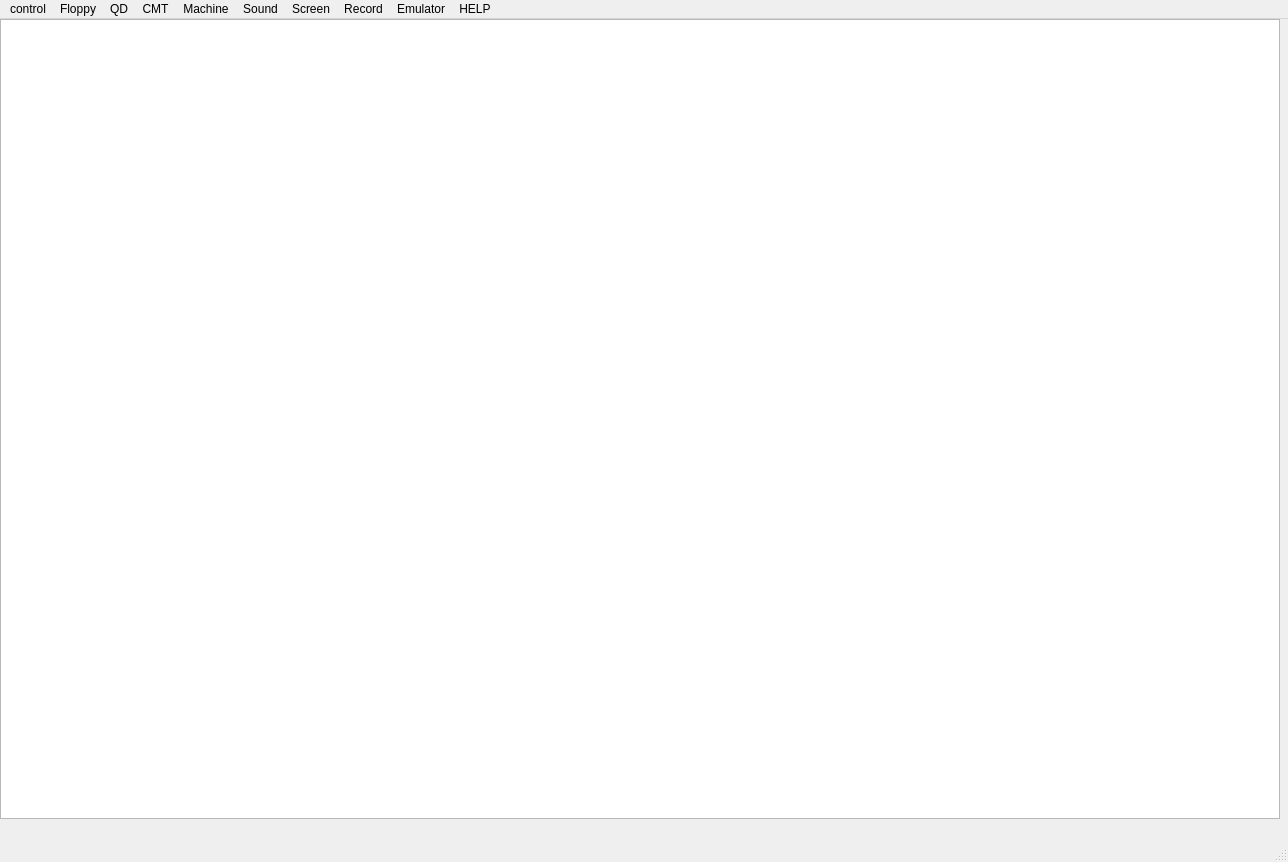
<?xml version="1.0" encoding="UTF-8"?>
<ui version="4.0">
 <class>MainWindow</class>
 <widget class="QMainWindow" name="MainWindow">
  <property name="geometry">
   <rect>
    <x>0</x>
    <y>0</y>
    <width>1288</width>
    <height>862</height>
   </rect>
  </property>
  <property name="windowTitle">
   <string>MainWindow</string>
  </property>
  <widget class="QWidget" name="centralwidget">
   <widget class="QGraphicsView" name="graphicsView">
    <property name="geometry">
     <rect>
      <x>0</x>
      <y>0</y>
      <width>1280</width>
      <height>800</height>
     </rect>
    </property>
   </widget>
  </widget>
  <widget class="QStatusBar" name="statusbar"/>
  <widget class="QMenuBar" name="menubar">
   <property name="geometry">
    <rect>
     <x>0</x>
     <y>0</y>
     <width>1288</width>
     <height>27</height>
    </rect>
   </property>
   <widget class="QMenu" name="menuControl">
    <property name="title">
     <string>control</string>
    </property>
    <widget class="QMenu" name="menuState">
     <property name="title">
      <string>State</string>
     </property>
     <addaction name="actionSave_State"/>
     <addaction name="separator"/>
     <addaction name="actionLoad_State"/>
    </widget>
    <widget class="QMenu" name="menuCopy_Paste">
     <property name="title">
      <string>Copy/Paste</string>
     </property>
     <addaction name="actionPaste_from_Clipboard"/>
     <addaction name="actionStop_Pasting"/>
    </widget>
    <widget class="QMenu" name="menuCpu_Speed">
     <property name="title">
      <string>Cpu Speed</string>
     </property>
     <addaction name="actionSpeed_x1"/>
     <addaction name="actionSpeed_x2"/>
     <addaction name="actionSpeed_x4"/>
     <addaction name="actionSpeed_x8"/>
     <addaction name="actionSpeed_x16"/>
    </widget>
    <widget class="QMenu" name="menuDebugger">
     <property name="title">
      <string>Debugger</string>
     </property>
     <addaction name="actionDebugger_1"/>
     <addaction name="actionDebugger_2"/>
     <addaction name="actionDebugger_3"/>
     <addaction name="separator"/>
     <addaction name="actionClose_Debuggers"/>
    </widget>
    <addaction name="actionReset"/>
    <addaction name="actionSpecial_Reset"/>
    <addaction name="separator"/>
    <addaction name="menuCpu_Speed"/>
    <addaction name="separator"/>
    <addaction name="menuCopy_Paste"/>
    <addaction name="separator"/>
    <addaction name="menuState"/>
    <addaction name="menuDebugger"/>
    <addaction name="separator"/>
    <addaction name="actionExit_Emulator"/>
   </widget>
   <widget class="QMenu" name="menuFD0">
    <property name="title">
     <string>Floppy</string>
    </property>
    <widget class="QMenu" name="menuWrite_Protection_FD0">
     <property name="title">
      <string>Write Protection</string>
     </property>
     <addaction name="actionProtection_ON_FD0"/>
     <addaction name="actionProtection_OFF_FD0"/>
    </widget>
    <addaction name="actionInsert_FD0"/>
    <addaction name="actionEject_FD0"/>
    <addaction name="separator"/>
    <addaction name="actionRecent_Opened_FD0"/>
    <addaction name="separator"/>
    <addaction name="actionSelect_D88_Image_FD0"/>
    <addaction name="separator"/>
    <addaction name="menuWrite_Protection_FD0"/>
   </widget>
   <widget class="QMenu" name="menuQD0">
    <property name="title">
     <string>QD</string>
    </property>
    <widget class="QMenu" name="menuWrite_Protection_QD0">
     <property name="title">
      <string>Write Protection</string>
     </property>
     <addaction name="actionProtection_ON_QD0"/>
     <addaction name="actionProtection_OFF_QD0"/>
    </widget>
    <addaction name="actionInsert_QD0"/>
    <addaction name="actionEject_QD0"/>
    <addaction name="separator"/>
    <addaction name="actionResent_Images_QD0"/>
    <addaction name="separator"/>
    <addaction name="menuWrite_Protection_QD0"/>
   </widget>
   <widget class="QMenu" name="menuCMT">
    <property name="title">
     <string>CMT</string>
    </property>
    <widget class="QMenu" name="menuWrite_Protection_3">
     <property name="title">
      <string>Write Protection</string>
     </property>
     <addaction name="actionProtection_ON_CMT"/>
     <addaction name="actionProtection_OFF_CMT"/>
    </widget>
    <addaction name="actionInsert"/>
    <addaction name="actionEject_3"/>
    <addaction name="separator"/>
    <addaction name="actionPlay_Start"/>
    <addaction name="actionPlay_Stop"/>
    <addaction name="separator"/>
    <addaction name="actionRecording"/>
    <addaction name="separator"/>
    <addaction name="menuWrite_Protection_3"/>
   </widget>
   <widget class="QMenu" name="menuScreen">
    <property name="title">
     <string>Screen</string>
    </property>
    <widget class="QMenu" name="menuStretch_Mode">
     <property name="title">
      <string>Stretch Mode</string>
     </property>
     <addaction name="actionDot_by_Dot"/>
     <addaction name="actionKeep_Aspect"/>
     <addaction name="actionFill_Display"/>
    </widget>
    <addaction name="actionZoom"/>
    <addaction name="actionDisplay_Mode"/>
    <addaction name="separator"/>
    <addaction name="menuStretch_Mode"/>
    <addaction name="separator"/>
    <addaction name="actionScanLine"/>
    <addaction name="actionCRT_Filter"/>
   </widget>
   <widget class="QMenu" name="menuSound">
    <property name="title">
     <string>Sound</string>
    </property>
    <widget class="QMenu" name="menuOutput_Frequency">
     <property name="title">
      <string>Output Frequency</string>
     </property>
     <addaction name="action2000Hz"/>
     <addaction name="action4000Hz"/>
     <addaction name="action8000Hz"/>
     <addaction name="action11025Hz"/>
     <addaction name="action22050Hz"/>
     <addaction name="action44100Hz"/>
     <addaction name="action48000Hz"/>
     <addaction name="action96000Hz"/>
    </widget>
    <widget class="QMenu" name="menuSound_Latency">
     <property name="title">
      <string>Sound Latency</string>
     </property>
     <addaction name="action50ms"/>
     <addaction name="action100ms"/>
     <addaction name="action200ms"/>
     <addaction name="action300ms"/>
     <addaction name="action400ms"/>
    </widget>
    <addaction name="menuOutput_Frequency"/>
    <addaction name="menuSound_Latency"/>
   </widget>
   <widget class="QMenu" name="menuFrequency">
    <property name="title">
     <string>Machine</string>
    </property>
   </widget>
   <widget class="QMenu" name="menuRecord">
    <property name="title">
     <string>Record</string>
    </property>
    <widget class="QMenu" name="menuRecord_sound">
     <property name="title">
      <string>Record sound</string>
     </property>
     <addaction name="actionStart_Record"/>
     <addaction name="actionStop_Record"/>
    </widget>
    <widget class="QMenu" name="menuRecoad_as_movie">
     <property name="title">
      <string>Recoad as movie</string>
     </property>
     <addaction name="actionStart_Record_Movie"/>
     <addaction name="actionStop_Record_Movie"/>
    </widget>
    <addaction name="actionCapture_Screen"/>
    <addaction name="separator"/>
    <addaction name="menuRecoad_as_movie"/>
    <addaction name="separator"/>
    <addaction name="menuRecord_sound"/>
   </widget>
   <widget class="QMenu" name="menuEmulator">
    <property name="title">
     <string>Emulator</string>
    </property>
   </widget>
   <widget class="QMenu" name="menuHELP">
    <property name="title">
     <string>HELP</string>
    </property>
    <addaction name="actionAbout"/>
    <addaction name="separator"/>
   </widget>
   <addaction name="menuControl"/>
   <addaction name="menuFD0"/>
   <addaction name="menuQD0"/>
   <addaction name="menuCMT"/>
   <addaction name="menuFrequency"/>
   <addaction name="menuSound"/>
   <addaction name="menuScreen"/>
   <addaction name="menuRecord"/>
   <addaction name="menuEmulator"/>
   <addaction name="menuHELP"/>
  </widget>
  <action name="actionReset">
   <property name="text">
    <string>Reset</string>
   </property>
  </action>
  <action name="actionSpecial_Reset">
   <property name="text">
    <string>Special Reset</string>
   </property>
  </action>
  <action name="actionExit_Emulator">
   <property name="text">
    <string>Exit Emulator</string>
   </property>
  </action>
  <action name="actionSpeed_x1">
   <property name="checkable">
    <bool>true</bool>
   </property>
   <property name="checked">
    <bool>true</bool>
   </property>
   <property name="text">
    <string>Speed x1</string>
   </property>
  </action>
  <action name="actionSpeed_x2">
   <property name="checkable">
    <bool>true</bool>
   </property>
   <property name="text">
    <string>Speed x2</string>
   </property>
  </action>
  <action name="actionSpeed_x4">
   <property name="checkable">
    <bool>true</bool>
   </property>
   <property name="text">
    <string>Speed x4</string>
   </property>
  </action>
  <action name="actionSpeed_x8">
   <property name="checkable">
    <bool>true</bool>
   </property>
   <property name="text">
    <string>Seppd x8</string>
   </property>
  </action>
  <action name="actionSpeed_x16">
   <property name="checkable">
    <bool>true</bool>
   </property>
   <property name="text">
    <string>Speed x16</string>
   </property>
  </action>
  <action name="actionPaste_from_Clipboard">
   <property name="text">
    <string>Paste from Clipboard</string>
   </property>
  </action>
  <action name="actionStop_Pasting">
   <property name="text">
    <string>Stop Pasting</string>
   </property>
  </action>
  <action name="actionSave_State">
   <property name="text">
    <string>Save State</string>
   </property>
  </action>
  <action name="actionLoad_State">
   <property name="text">
    <string>Load State</string>
   </property>
  </action>
  <action name="actionDebugger_1">
   <property name="text">
    <string>Debugger 1</string>
   </property>
  </action>
  <action name="actionDebugger_2">
   <property name="text">
    <string>Debugger 2</string>
   </property>
  </action>
  <action name="actionDebugger_3">
   <property name="text">
    <string>Debugger 3</string>
   </property>
  </action>
  <action name="actionClose_Debuggers">
   <property name="text">
    <string>Close Debuggers</string>
   </property>
  </action>
  <action name="actionInsert_FD0">
   <property name="text">
    <string>Insert</string>
   </property>
  </action>
  <action name="actionEject_FD0">
   <property name="text">
    <string>Eject</string>
   </property>
  </action>
  <action name="actionRecent_Opened_FD0">
   <property name="text">
    <string>Recent Opened</string>
   </property>
  </action>
  <action name="actionSelect_D88_Image_FD0">
   <property name="text">
    <string>Select D88 Image</string>
   </property>
  </action>
  <action name="actionProtection_ON_FD0">
   <property name="checkable">
    <bool>true</bool>
   </property>
   <property name="checked">
    <bool>true</bool>
   </property>
   <property name="text">
    <string>Protection ON</string>
   </property>
  </action>
  <action name="actionProtection_OFF_FD0">
   <property name="checkable">
    <bool>true</bool>
   </property>
   <property name="text">
    <string>Protection OFF</string>
   </property>
  </action>
  <action name="actionInsert_QD0">
   <property name="text">
    <string>Insert</string>
   </property>
  </action>
  <action name="actionEject_QD0">
   <property name="text">
    <string>Eject</string>
   </property>
  </action>
  <action name="actionResent_Images_QD0">
   <property name="text">
    <string>Resent Images</string>
   </property>
  </action>
  <action name="actionProtection_ON_QD0">
   <property name="text">
    <string>Protection ON</string>
   </property>
  </action>
  <action name="actionProtection_OFF_QD0">
   <property name="text">
    <string>Protection OFF</string>
   </property>
  </action>
  <action name="actionInsert">
   <property name="text">
    <string>Insert</string>
   </property>
  </action>
  <action name="actionEject_3">
   <property name="text">
    <string>Eject</string>
   </property>
  </action>
  <action name="actionPlay_Start">
   <property name="text">
    <string>Play Start</string>
   </property>
  </action>
  <action name="actionPlay_Stop">
   <property name="text">
    <string>Play Stop</string>
   </property>
  </action>
  <action name="actionRecording">
   <property name="text">
    <string>Recording</string>
   </property>
  </action>
  <action name="actionProtection_ON_CMT">
   <property name="text">
    <string>Protection ON</string>
   </property>
  </action>
  <action name="actionProtection_OFF_CMT">
   <property name="text">
    <string>Protection OFF</string>
   </property>
  </action>
  <action name="actionZoom">
   <property name="text">
    <string>Zoom Screen</string>
   </property>
  </action>
  <action name="actionDisplay_Mode">
   <property name="text">
    <string>Display Mode</string>
   </property>
  </action>
  <action name="actionScanLine">
   <property name="checkable">
    <bool>true</bool>
   </property>
   <property name="checked">
    <bool>true</bool>
   </property>
   <property name="text">
    <string>Set ScanLine</string>
   </property>
  </action>
  <action name="actionCRT_Filter">
   <property name="enabled">
    <bool>false</bool>
   </property>
   <property name="text">
    <string>CRT Filter</string>
   </property>
  </action>
  <action name="actionDot_by_Dot">
   <property name="checkable">
    <bool>true</bool>
   </property>
   <property name="checked">
    <bool>true</bool>
   </property>
   <property name="text">
    <string>Dot by Dot</string>
   </property>
  </action>
  <action name="actionKeep_Aspect">
   <property name="checkable">
    <bool>true</bool>
   </property>
   <property name="text">
    <string>Keep Aspect</string>
   </property>
  </action>
  <action name="actionFill_Display">
   <property name="checkable">
    <bool>true</bool>
   </property>
   <property name="text">
    <string>Fill Display</string>
   </property>
  </action>
  <action name="actionCapture_Screen">
   <property name="text">
    <string>Capture Screen</string>
   </property>
  </action>
  <action name="actionAbout">
   <property name="text">
    <string>About...</string>
   </property>
  </action>
  <action name="action2000Hz">
   <property name="checkable">
    <bool>true</bool>
   </property>
   <property name="text">
    <string>2000Hz</string>
   </property>
  </action>
  <action name="action4000Hz">
   <property name="checkable">
    <bool>true</bool>
   </property>
   <property name="text">
    <string>4000Hz</string>
   </property>
  </action>
  <action name="action8000Hz">
   <property name="checkable">
    <bool>true</bool>
   </property>
   <property name="text">
    <string>8000Hz</string>
   </property>
  </action>
  <action name="action11025Hz">
   <property name="checkable">
    <bool>true</bool>
   </property>
   <property name="text">
    <string>11025Hz</string>
   </property>
  </action>
  <action name="action22050Hz">
   <property name="checkable">
    <bool>true</bool>
   </property>
   <property name="text">
    <string>22050Hz</string>
   </property>
  </action>
  <action name="action44100Hz">
   <property name="checkable">
    <bool>true</bool>
   </property>
   <property name="text">
    <string>44100Hz</string>
   </property>
  </action>
  <action name="action48000Hz">
   <property name="checkable">
    <bool>true</bool>
   </property>
   <property name="text">
    <string>48000Hz</string>
   </property>
  </action>
  <action name="action96000Hz">
   <property name="checkable">
    <bool>true</bool>
   </property>
   <property name="text">
    <string>96000Hz</string>
   </property>
  </action>
  <action name="action50ms">
   <property name="checkable">
    <bool>true</bool>
   </property>
   <property name="text">
    <string>50ms</string>
   </property>
  </action>
  <action name="action100ms">
   <property name="checkable">
    <bool>true</bool>
   </property>
   <property name="checked">
    <bool>false</bool>
   </property>
   <property name="text">
    <string>100ms</string>
   </property>
  </action>
  <action name="action200ms">
   <property name="text">
    <string>200ms</string>
   </property>
  </action>
  <action name="action300ms">
   <property name="checkable">
    <bool>true</bool>
   </property>
   <property name="text">
    <string>300ms</string>
   </property>
  </action>
  <action name="action400ms">
   <property name="checkable">
    <bool>true</bool>
   </property>
   <property name="text">
    <string>400ms</string>
   </property>
  </action>
  <action name="actionStart_Record">
   <property name="checkable">
    <bool>true</bool>
   </property>
   <property name="text">
    <string>Start Record</string>
   </property>
  </action>
  <action name="actionStop_Record">
   <property name="checkable">
    <bool>true</bool>
   </property>
   <property name="text">
    <string>Stop Record</string>
   </property>
  </action>
  <action name="actionStart_Record_Movie">
   <property name="checkable">
    <bool>true</bool>
   </property>
   <property name="text">
    <string>Start Record Movie</string>
   </property>
  </action>
  <action name="actionStop_Record_Movie">
   <property name="checkable">
    <bool>false</bool>
   </property>
   <property name="text">
    <string>Stop Record Movie</string>
   </property>
  </action>
 </widget>
 <resources/>
 <connections>
  <connection>
   <sender>actionCRT_Filter</sender>
   <signal>toggled(bool)</signal>
   <receiver>actionCRT_Filter</receiver>
   <slot>setChecked(bool)</slot>
   <hints>
    <hint type="sourcelabel">
     <x>-1</x>
     <y>-1</y>
    </hint>
    <hint type="destinationlabel">
     <x>-1</x>
     <y>-1</y>
    </hint>
   </hints>
  </connection>
  <connection>
   <sender>actionExit_Emulator</sender>
   <signal>destroyed()</signal>
   <receiver>MainWindow</receiver>
   <slot>close()</slot>
   <hints>
    <hint type="sourcelabel">
     <x>-1</x>
     <y>-1</y>
    </hint>
    <hint type="destinationlabel">
     <x>643</x>
     <y>430</y>
    </hint>
   </hints>
  </connection>
  <connection>
   <sender>actionProtection_OFF_FD0</sender>
   <signal>triggered(bool)</signal>
   <receiver>actionProtection_OFF_FD0</receiver>
   <slot>setChecked(bool)</slot>
   <hints>
    <hint type="sourcelabel">
     <x>-1</x>
     <y>-1</y>
    </hint>
    <hint type="destinationlabel">
     <x>-1</x>
     <y>-1</y>
    </hint>
   </hints>
  </connection>
  <connection>
   <sender>actionProtection_ON_FD0</sender>
   <signal>triggered(bool)</signal>
   <receiver>actionProtection_ON_FD0</receiver>
   <slot>setChecked(bool)</slot>
   <hints>
    <hint type="sourcelabel">
     <x>-1</x>
     <y>-1</y>
    </hint>
    <hint type="destinationlabel">
     <x>-1</x>
     <y>-1</y>
    </hint>
   </hints>
  </connection>
  <connection>
   <sender>actionSpeed_x1</sender>
   <signal>triggered()</signal>
   <receiver>actionSpeed_x1</receiver>
   <slot>trigger()</slot>
   <hints>
    <hint type="sourcelabel">
     <x>-1</x>
     <y>-1</y>
    </hint>
    <hint type="destinationlabel">
     <x>79</x>
     <y>81</y>
    </hint>
   </hints>
  </connection>
  <connection>
   <sender>actionSpeed_x2</sender>
   <signal>triggered()</signal>
   <receiver>actionSpeed_x2</receiver>
   <slot>trigger()</slot>
   <hints>
    <hint type="sourcelabel">
     <x>-1</x>
     <y>-1</y>
    </hint>
    <hint type="destinationlabel">
     <x>-1</x>
     <y>-1</y>
    </hint>
   </hints>
  </connection>
  <connection>
   <sender>actionSpeed_x4</sender>
   <signal>triggered()</signal>
   <receiver>actionSpeed_x4</receiver>
   <slot>trigger()</slot>
   <hints>
    <hint type="sourcelabel">
     <x>-1</x>
     <y>-1</y>
    </hint>
    <hint type="destinationlabel">
     <x>-1</x>
     <y>-1</y>
    </hint>
   </hints>
  </connection>
  <connection>
   <sender>actionSpeed_x8</sender>
   <signal>triggered()</signal>
   <receiver>actionSpeed_x8</receiver>
   <slot>trigger()</slot>
   <hints>
    <hint type="sourcelabel">
     <x>-1</x>
     <y>-1</y>
    </hint>
    <hint type="destinationlabel">
     <x>-1</x>
     <y>-1</y>
    </hint>
   </hints>
  </connection>
  <connection>
   <sender>actionSpeed_x16</sender>
   <signal>triggered()</signal>
   <receiver>actionSpeed_x16</receiver>
   <slot>trigger()</slot>
   <hints>
    <hint type="sourcelabel">
     <x>-1</x>
     <y>-1</y>
    </hint>
    <hint type="destinationlabel">
     <x>-1</x>
     <y>-1</y>
    </hint>
   </hints>
  </connection>
  <connection>
   <sender>actionEject_FD0</sender>
   <signal>triggered()</signal>
   <receiver>actionEject_FD0</receiver>
   <slot>trigger()</slot>
   <hints>
    <hint type="sourcelabel">
     <x>-1</x>
     <y>-1</y>
    </hint>
    <hint type="destinationlabel">
     <x>-1</x>
     <y>-1</y>
    </hint>
   </hints>
  </connection>
  <connection>
   <sender>action100ms</sender>
   <signal>triggered()</signal>
   <receiver>action100ms</receiver>
   <slot>trigger()</slot>
   <hints>
    <hint type="sourcelabel">
     <x>-1</x>
     <y>-1</y>
    </hint>
    <hint type="destinationlabel">
     <x>-1</x>
     <y>-1</y>
    </hint>
   </hints>
  </connection>
  <connection>
   <sender>action200ms</sender>
   <signal>triggered()</signal>
   <receiver>action200ms</receiver>
   <slot>trigger()</slot>
   <hints>
    <hint type="sourcelabel">
     <x>-1</x>
     <y>-1</y>
    </hint>
    <hint type="destinationlabel">
     <x>-1</x>
     <y>-1</y>
    </hint>
   </hints>
  </connection>
  <connection>
   <sender>action300ms</sender>
   <signal>triggered()</signal>
   <receiver>action300ms</receiver>
   <slot>trigger()</slot>
   <hints>
    <hint type="sourcelabel">
     <x>-1</x>
     <y>-1</y>
    </hint>
    <hint type="destinationlabel">
     <x>-1</x>
     <y>-1</y>
    </hint>
   </hints>
  </connection>
  <connection>
   <sender>action400ms</sender>
   <signal>triggered()</signal>
   <receiver>action400ms</receiver>
   <slot>trigger()</slot>
   <hints>
    <hint type="sourcelabel">
     <x>-1</x>
     <y>-1</y>
    </hint>
    <hint type="destinationlabel">
     <x>-1</x>
     <y>-1</y>
    </hint>
   </hints>
  </connection>
  <connection>
   <sender>action50ms</sender>
   <signal>triggered()</signal>
   <receiver>action50ms</receiver>
   <slot>trigger()</slot>
   <hints>
    <hint type="sourcelabel">
     <x>-1</x>
     <y>-1</y>
    </hint>
    <hint type="destinationlabel">
     <x>-1</x>
     <y>-1</y>
    </hint>
   </hints>
  </connection>
  <connection>
   <sender>action2000Hz</sender>
   <signal>triggered()</signal>
   <receiver>action2000Hz</receiver>
   <slot>trigger()</slot>
   <hints>
    <hint type="sourcelabel">
     <x>-1</x>
     <y>-1</y>
    </hint>
    <hint type="destinationlabel">
     <x>549</x>
     <y>139</y>
    </hint>
   </hints>
  </connection>
  <connection>
   <sender>action4000Hz</sender>
   <signal>triggered()</signal>
   <receiver>action4000Hz</receiver>
   <slot>trigger()</slot>
   <hints>
    <hint type="sourcelabel">
     <x>-1</x>
     <y>-1</y>
    </hint>
    <hint type="destinationlabel">
     <x>-1</x>
     <y>-1</y>
    </hint>
   </hints>
  </connection>
  <connection>
   <sender>action8000Hz</sender>
   <signal>triggered()</signal>
   <receiver>action8000Hz</receiver>
   <slot>trigger()</slot>
   <hints>
    <hint type="sourcelabel">
     <x>-1</x>
     <y>-1</y>
    </hint>
    <hint type="destinationlabel">
     <x>-1</x>
     <y>-1</y>
    </hint>
   </hints>
  </connection>
  <connection>
   <sender>action11025Hz</sender>
   <signal>triggered()</signal>
   <receiver>action11025Hz</receiver>
   <slot>trigger()</slot>
   <hints>
    <hint type="sourcelabel">
     <x>-1</x>
     <y>-1</y>
    </hint>
    <hint type="destinationlabel">
     <x>-1</x>
     <y>-1</y>
    </hint>
   </hints>
  </connection>
  <connection>
   <sender>action22050Hz</sender>
   <signal>triggered()</signal>
   <receiver>action22050Hz</receiver>
   <slot>trigger()</slot>
   <hints>
    <hint type="sourcelabel">
     <x>-1</x>
     <y>-1</y>
    </hint>
    <hint type="destinationlabel">
     <x>-1</x>
     <y>-1</y>
    </hint>
   </hints>
  </connection>
  <connection>
   <sender>action44100Hz</sender>
   <signal>triggered()</signal>
   <receiver>action44100Hz</receiver>
   <slot>trigger()</slot>
   <hints>
    <hint type="sourcelabel">
     <x>-1</x>
     <y>-1</y>
    </hint>
    <hint type="destinationlabel">
     <x>-1</x>
     <y>-1</y>
    </hint>
   </hints>
  </connection>
  <connection>
   <sender>action48000Hz</sender>
   <signal>triggered()</signal>
   <receiver>action48000Hz</receiver>
   <slot>trigger()</slot>
   <hints>
    <hint type="sourcelabel">
     <x>-1</x>
     <y>-1</y>
    </hint>
    <hint type="destinationlabel">
     <x>-1</x>
     <y>-1</y>
    </hint>
   </hints>
  </connection>
  <connection>
   <sender>action96000Hz</sender>
   <signal>triggered()</signal>
   <receiver>action96000Hz</receiver>
   <slot>trigger()</slot>
   <hints>
    <hint type="sourcelabel">
     <x>-1</x>
     <y>-1</y>
    </hint>
    <hint type="destinationlabel">
     <x>-1</x>
     <y>-1</y>
    </hint>
   </hints>
  </connection>
  <connection>
   <sender>MainWindow</sender>
   <signal>destroyed()</signal>
   <receiver>MainWindow</receiver>
   <slot>close()</slot>
   <hints>
    <hint type="sourcelabel">
     <x>643</x>
     <y>430</y>
    </hint>
    <hint type="destinationlabel">
     <x>643</x>
     <y>430</y>
    </hint>
   </hints>
  </connection>
 </connections>
</ui>
